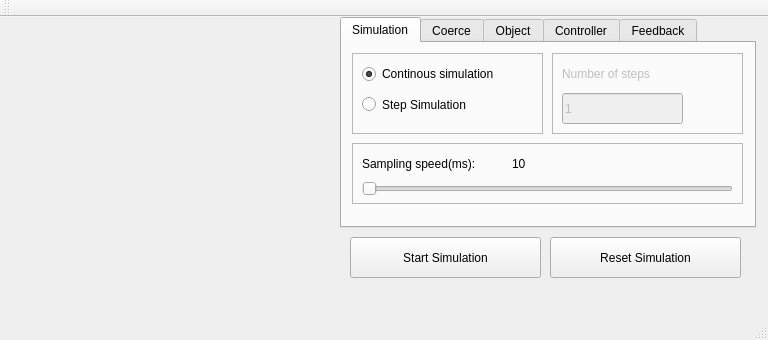
<?xml version="1.0" encoding="UTF-8"?>
<ui version="4.0">
 <class>MainWindow</class>
 <widget class="QMainWindow" name="MainWindow">
  <property name="geometry">
   <rect>
    <x>0</x>
    <y>0</y>
    <width>768</width>
    <height>340</height>
   </rect>
  </property>
  <property name="windowTitle">
   <string>MainWindow</string>
  </property>
  <widget class="QWidget" name="centralWidget">
   <widget class="LivePlot" name="coercePlot" native="true">
    <property name="geometry">
     <rect>
      <x>10</x>
      <y>10</y>
      <width>311</width>
      <height>121</height>
     </rect>
    </property>
   </widget>
   <widget class="LivePlot" name="responsePlot" native="true">
    <property name="geometry">
     <rect>
      <x>10</x>
      <y>140</y>
      <width>311</width>
      <height>121</height>
     </rect>
    </property>
   </widget>
   <widget class="QTabWidget" name="tabWidget">
    <property name="geometry">
     <rect>
      <x>340</x>
      <y>0</y>
      <width>416</width>
      <height>211</height>
     </rect>
    </property>
    <property name="currentIndex">
     <number>0</number>
    </property>
    <widget class="QWidget" name="tab_simulation">
     <attribute name="title">
      <string>Simulation</string>
     </attribute>
     <widget class="QFrame" name="simFrame">
      <property name="geometry">
       <rect>
        <x>10</x>
        <y>10</y>
        <width>191</width>
        <height>81</height>
       </rect>
      </property>
      <property name="frameShape">
       <enum>QFrame::StyledPanel</enum>
      </property>
      <property name="frameShadow">
       <enum>QFrame::Raised</enum>
      </property>
      <widget class="QRadioButton" name="contSimRadio">
       <property name="geometry">
        <rect>
         <x>10</x>
         <y>10</y>
         <width>181</width>
         <height>22</height>
        </rect>
       </property>
       <property name="text">
        <string>Continous simulation</string>
       </property>
       <property name="checked">
        <bool>true</bool>
       </property>
      </widget>
      <widget class="QRadioButton" name="stepSimRadio">
       <property name="geometry">
        <rect>
         <x>10</x>
         <y>41</y>
         <width>141</width>
         <height>21</height>
        </rect>
       </property>
       <property name="text">
        <string>Step Simulation</string>
       </property>
      </widget>
     </widget>
     <widget class="QFrame" name="stepFrame">
      <property name="enabled">
       <bool>false</bool>
      </property>
      <property name="geometry">
       <rect>
        <x>210</x>
        <y>10</y>
        <width>191</width>
        <height>81</height>
       </rect>
      </property>
      <property name="frameShape">
       <enum>QFrame::StyledPanel</enum>
      </property>
      <property name="frameShadow">
       <enum>QFrame::Raised</enum>
      </property>
      <widget class="QLabel" name="label">
       <property name="geometry">
        <rect>
         <x>10</x>
         <y>10</y>
         <width>121</width>
         <height>21</height>
        </rect>
       </property>
       <property name="text">
        <string>Number of steps</string>
       </property>
      </widget>
      <widget class="QLineEdit" name="stepNoEdit">
       <property name="geometry">
        <rect>
         <x>10</x>
         <y>40</y>
         <width>121</width>
         <height>31</height>
        </rect>
       </property>
       <property name="text">
        <string>1</string>
       </property>
      </widget>
     </widget>
     <widget class="QFrame" name="samplingFrame">
      <property name="enabled">
       <bool>true</bool>
      </property>
      <property name="geometry">
       <rect>
        <x>10</x>
        <y>100</y>
        <width>391</width>
        <height>61</height>
       </rect>
      </property>
      <property name="frameShape">
       <enum>QFrame::StyledPanel</enum>
      </property>
      <property name="frameShadow">
       <enum>QFrame::Raised</enum>
      </property>
      <widget class="QLabel" name="label_3">
       <property name="geometry">
        <rect>
         <x>10</x>
         <y>10</y>
         <width>141</width>
         <height>21</height>
        </rect>
       </property>
       <property name="text">
        <string>Sampling speed(ms):</string>
       </property>
      </widget>
      <widget class="QSlider" name="samplingSlider">
       <property name="geometry">
        <rect>
         <x>10</x>
         <y>30</y>
         <width>371</width>
         <height>31</height>
        </rect>
       </property>
       <property name="minimum">
        <number>10</number>
       </property>
       <property name="maximum">
        <number>1000</number>
       </property>
       <property name="orientation">
        <enum>Qt::Horizontal</enum>
       </property>
      </widget>
      <widget class="QLabel" name="samplingLabel">
       <property name="geometry">
        <rect>
         <x>160</x>
         <y>10</y>
         <width>67</width>
         <height>21</height>
        </rect>
       </property>
       <property name="text">
        <string>10</string>
       </property>
      </widget>
     </widget>
    </widget>
    <widget class="QWidget" name="tab_coerce">
     <attribute name="title">
      <string>Coerce</string>
     </attribute>
     <widget class="QFrame" name="setCoercionFrame">
      <property name="geometry">
       <rect>
        <x>10</x>
        <y>10</y>
        <width>191</width>
        <height>131</height>
       </rect>
      </property>
      <property name="frameShape">
       <enum>QFrame::StyledPanel</enum>
      </property>
      <property name="frameShadow">
       <enum>QFrame::Raised</enum>
      </property>
      <widget class="QRadioButton" name="stepCoerceRadio">
       <property name="geometry">
        <rect>
         <x>10</x>
         <y>10</y>
         <width>141</width>
         <height>22</height>
        </rect>
       </property>
       <property name="text">
        <string>Step coercion</string>
       </property>
       <property name="checked">
        <bool>true</bool>
       </property>
      </widget>
      <widget class="QRadioButton" name="manualCoerceRadio">
       <property name="geometry">
        <rect>
         <x>10</x>
         <y>100</y>
         <width>151</width>
         <height>22</height>
        </rect>
       </property>
       <property name="text">
        <string>Manual Coercion</string>
       </property>
      </widget>
      <widget class="QRadioButton" name="impCoerceRadio">
       <property name="geometry">
        <rect>
         <x>10</x>
         <y>40</y>
         <width>151</width>
         <height>22</height>
        </rect>
       </property>
       <property name="text">
        <string>Impuls coercion</string>
       </property>
      </widget>
      <widget class="QRadioButton" name="nonCoerceRadio">
       <property name="geometry">
        <rect>
         <x>10</x>
         <y>70</y>
         <width>151</width>
         <height>22</height>
        </rect>
       </property>
       <property name="text">
        <string>None coercion</string>
       </property>
      </widget>
      <zorder>stepCoerceRadio</zorder>
      <zorder>manualCoerceRadio</zorder>
      <zorder>nonCoerceRadio</zorder>
      <zorder>impCoerceRadio</zorder>
     </widget>
     <widget class="QFrame" name="coerceFrame">
      <property name="enabled">
       <bool>false</bool>
      </property>
      <property name="geometry">
       <rect>
        <x>210</x>
        <y>10</y>
        <width>191</width>
        <height>131</height>
       </rect>
      </property>
      <property name="frameShape">
       <enum>QFrame::StyledPanel</enum>
      </property>
      <property name="frameShadow">
       <enum>QFrame::Raised</enum>
      </property>
      <widget class="QLabel" name="label_2">
       <property name="geometry">
        <rect>
         <x>10</x>
         <y>10</y>
         <width>81</width>
         <height>21</height>
        </rect>
       </property>
       <property name="text">
        <string>Set coerce</string>
       </property>
      </widget>
      <widget class="QLineEdit" name="coerceEdit">
       <property name="geometry">
        <rect>
         <x>10</x>
         <y>40</y>
         <width>91</width>
         <height>31</height>
        </rect>
       </property>
       <property name="text">
        <string>0</string>
       </property>
      </widget>
      <widget class="QSlider" name="coerceSilder">
       <property name="geometry">
        <rect>
         <x>140</x>
         <y>10</y>
         <width>31</width>
         <height>111</height>
        </rect>
       </property>
       <property name="maximum">
        <number>100</number>
       </property>
       <property name="sliderPosition">
        <number>1</number>
       </property>
       <property name="tracking">
        <bool>true</bool>
       </property>
       <property name="orientation">
        <enum>Qt::Vertical</enum>
       </property>
       <property name="invertedAppearance">
        <bool>false</bool>
       </property>
       <property name="invertedControls">
        <bool>false</bool>
       </property>
      </widget>
     </widget>
    </widget>
    <widget class="QWidget" name="tab_object">
     <attribute name="title">
      <string>Object</string>
     </attribute>
     <widget class="QPushButton" name="getConfigBtn">
      <property name="geometry">
       <rect>
        <x>10</x>
        <y>10</y>
        <width>191</width>
        <height>41</height>
       </rect>
      </property>
      <property name="text">
       <string>Get Config</string>
      </property>
     </widget>
     <widget class="QComboBox" name="comboBoxObject">
      <property name="geometry">
       <rect>
        <x>10</x>
        <y>90</y>
        <width>191</width>
        <height>41</height>
       </rect>
      </property>
     </widget>
     <widget class="QLabel" name="label_4">
      <property name="geometry">
       <rect>
        <x>10</x>
        <y>60</y>
        <width>191</width>
        <height>21</height>
       </rect>
      </property>
      <property name="text">
       <string>Chose object:</string>
      </property>
     </widget>
    </widget>
    <widget class="QWidget" name="tab_controller">
     <attribute name="title">
      <string>Controller</string>
     </attribute>
    </widget>
    <widget class="QWidget" name="tab_feedback">
     <attribute name="title">
      <string>Feedback</string>
     </attribute>
    </widget>
   </widget>
   <widget class="QPushButton" name="simBtn">
    <property name="geometry">
     <rect>
      <x>350</x>
      <y>220</y>
      <width>191</width>
      <height>41</height>
     </rect>
    </property>
    <property name="text">
     <string>Start Simulation</string>
    </property>
   </widget>
   <widget class="QPushButton" name="resetBtn">
    <property name="geometry">
     <rect>
      <x>550</x>
      <y>220</y>
      <width>191</width>
      <height>41</height>
     </rect>
    </property>
    <property name="text">
     <string>Reset Simulation</string>
    </property>
   </widget>
  </widget>
  <widget class="QMenuBar" name="menuBar">
   <property name="geometry">
    <rect>
     <x>0</x>
     <y>0</y>
     <width>768</width>
     <height>25</height>
    </rect>
   </property>
  </widget>
  <widget class="QToolBar" name="mainToolBar">
   <attribute name="toolBarArea">
    <enum>TopToolBarArea</enum>
   </attribute>
   <attribute name="toolBarBreak">
    <bool>false</bool>
   </attribute>
  </widget>
  <widget class="QStatusBar" name="statusBar"/>
 </widget>
 <layoutdefault spacing="6" margin="11"/>
 <customwidgets>
  <customwidget>
   <class>LivePlot</class>
   <extends>QWidget</extends>
   <header>liveplot.h</header>
  </customwidget>
 </customwidgets>
 <resources/>
 <connections/>
</ui>
